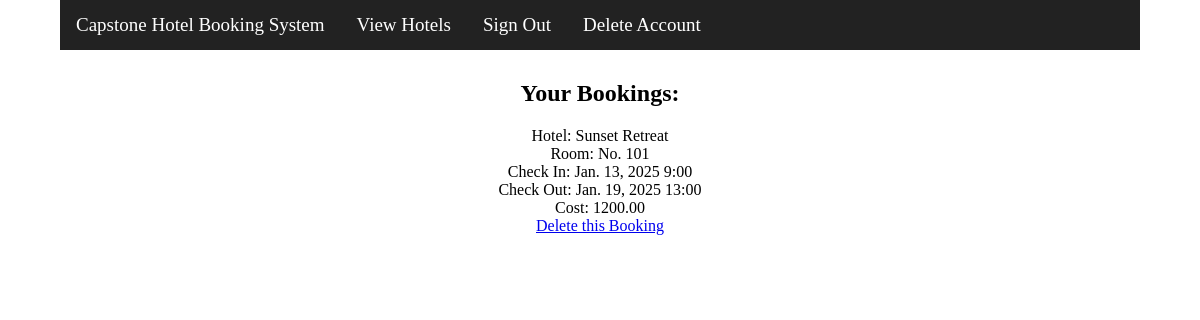
The page / (signed in) on the database its author committed.
### Hotels/models.py (models this page shows)
class Hotel(models.Model):
    name = models.CharField(max_length=100)
    address_line_1 = models.TextField()
    address_line_2 = models.TextField()
    town_city = models.TextField()
    country = models.TextField()
    description = models.TextField()

class Room(models.Model):
    hotel = models.ForeignKey(Hotel, on_delete=models.CASCADE)
    room_designation = models.TextField()
    room_beds = models.TextField()
    room_features = models.TextField()
    description = models.TextField()
    price_per_night = models.DecimalField(max_digits=10, decimal_places=2)
    availability = models.BooleanField(default=True)

### Bookings/models.py (models this page shows, shortened)
class Booking(models.Model):
    room = models.ForeignKey(Room, on_delete=models.CASCADE)
    user = models.ForeignKey(User, on_delete=models.CASCADE)
    check_in = models.DateField(("Date"), default=datetime.date.today)
    check_out = models.DateField(("Date"), default=datetime.date.today)
    total_price = models.DecimalField(max_digits=10, decimal_places=2, default=0.0)
    is_confirmed = models.BooleanField(default=False)
    is_cancelled = models.BooleanField(default=False)
    is_historical = models.BooleanField(default=True)

### Homepage/views.py (the view)
# urls.py: path('', views.Homepage, name='Homepage'),
def Homepage(request):
    template = loader.get_template("homepage.html")
    context = {}
    if request.user.is_authenticated:
        bookings = Booking.objects.filter(user_id = request.user.id).values()
        bookings_info = []
        for booking in bookings:
            booking_info = {}
            room_id = booking['room_id']
            room_obj = Room.objects.filter(id=room_id).values()[0]
            hotel_id = room_obj['hotel_id']
            hotel_obj = Hotel.objects.filter(id=hotel_id).values()[0]
            booking_info['id'] = booking['id']
            booking_info['room_designation'] = room_obj['room_designation']
            booking_info['hotel_name'] = hotel_obj['name']
            booking_info['check_in'] = booking['check_in']
            booking_info['check_out'] = booking['check_out']
            booking_info['total_price'] = booking['total_price']
            bookings_info.append(booking_info)
        context['bookings'] = bookings_info
    return HttpResponse(template.render(context, request))

### Homepage/templates/homepage.html (shortened to what this page needs)
<!DOCTYPE html>
<html>
    <head>
    </head>
    <body>
        {% include 'page_header.html' %}
        {% if user.is_authenticated %}
            <h2> Your Bookings: </h2>
            {% for booking in bookings %}
                <div>
                    <a> Hotel: {{booking.hotel_name}} </a> <br>
                    <a> Room: {{booking.room_designation}} </a> <br>
                    <a> Check In: {{booking.check_in}}     9:00</a> <br>
                    <a> Check Out: {{booking.check_out}}     13:00</a> <br>
                    <a> Cost: {{booking.total_price}}</a> <br>
                    <a href='/booking_delete/{{booking.id}}'> Delete this Booking </a>
                </div>
            {% endfor %}
        {% endif %}
    </body>
</html>

### Core/static/css/base.css (style rules this page uses)
body { text-align:center; margin:0px; }

### rows shown on the page
Hotel: hotel_name "Sunset Retreat"
Room: room_designation "No. 101"
Booking: check_in "Jan. 13, 2025", check_out "Jan. 19, 2025", total_price "1200.00"
